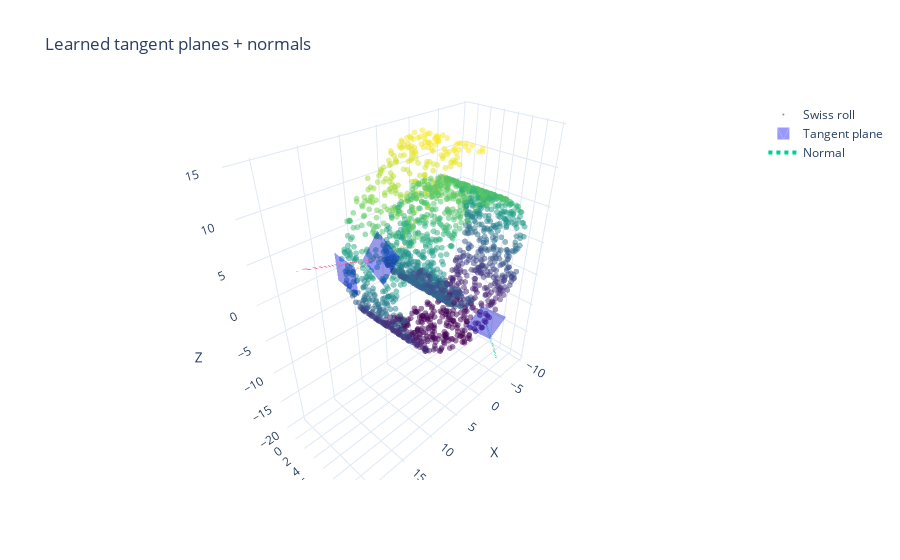

Source (notebook cell):
### Code cell
from src.generate_data import generate_dataset
from src.manifold_learning import estimate_tangent_normal_knn_pca
from src.make_plots import plot_swiss_with_local_frames_3d

# 1. Generate swiss roll in 3D
data = generate_dataset(
    name="swiss_roll",
    n_samples=2000,
    embed_dim=3,
    noise_sigma=0.0,
    random_state=0,
)

X = data["X"]  # (N, 3)

# 2. Estimate local tangent/normal frames via KNN + PCA
frames = estimate_tangent_normal_knn_pca(
    X,
    intrinsic_dim=2,   # swiss roll is 2D
    n_neighbors=32,
    include_self=True,
)

# 3. Plot swiss roll with tangent planes and normals
fig = plot_swiss_with_local_frames_3d(
    frames,
    every_n=700,           # draw a frame every 50 points
    plane_scale=2,
    normal_scale=10,
    title="Learned tangent planes + normals",
)
fig.show()

# Metrics for the plane the itself... 
# How accurate is the KNN plane (compare vs true tangent plane)?

### Figure 1 — Plotly figure (JSON) as saved in the notebook; plotly's stock layout.template omitted (floating-point values rounded to 4 significant figures; data arrays with more than 128 entries replaced by an {"elided": "..."} marker saying what was removed)
{"data": [{"marker": {"color": {"elided": "2000 float values"}, "colorscale": [[0, "#440154"], [0.1111, "#482878"], [0.2222, "#3e4989"], [0.3333, "#31688e"], [0.4444, "#26828e"], [0.5556, "#1f9e89"], [0.6667, "#35b779"], [0.7778, "#6ece58"], [0.8889, "#b5de2b"], [1, "#fde725"]], "opacity": 0.5, "size": 2}, "mode": "markers", "name": "Swiss roll", "type": "scatter3d", "x": {"elided": "2000 float values"}, "y": {"elided": "2000 float values"}, "z": {"elided": "2000 float values"}}, {"color": "blue", "i": [0, 1], "j": [1, 2], "k": [2, 3], "name": "Tangent plane", "opacity": 0.4, "showlegend": true, "type": "mesh3d", "x": [-1.206, -1.02, -4.902, -4.716], "y": [11.89, 7.895, 11.65, 7.659], "z": [-10.97, -11.14, -9.459, -9.627]}, {"line": {"dash": "dot", "width": 4}, "mode": "lines", "name": "Normal", "showlegend": true, "type": "scatter3d", "x": [-2.961, -6.755], "y": [9.773, 9.985], "z": [-10.3, -19.55]}, {"color": "blue", "i": [0, 1], "j": [1, 2], "k": [2, 3], "opacity": 0.4, "showlegend": false, "type": "mesh3d", "x": [12.8, 12.59, 12.6, 12.39], "y": [2.739, -1.253, 2.601, -1.391], "z": [2.38, 2.529, -1.612, -1.463]}, {"line": {"dash": "dot", "width": 4}, "mode": "lines", "showlegend": false, "type": "scatter3d", "x": [12.59, 2.621], "y": [0.6738, 1.214], "z": [0.4587, 0.9465]}, {"color": "blue", "i": [0, 1], "j": [1, 2], "k": [2, 3], "opacity": 0.4, "showlegend": false, "type": "mesh3d", "x": [12.8, 11.73, 12.38, 11.31], "y": [7.357, 8.789, 3.622, 5.053], "z": [2.223, 5.802, 3.593, 7.172]}, {"line": {"dash": "dot", "width": 4}, "mode": "lines", "showlegend": false, "type": "scatter3d", "x": [12.06, 21.64], "y": [6.205, 6.195], "z": [4.698, 7.564]}], "layout": {"scene": {"xaxis": {"title": {"text": "X"}}, "yaxis": {"title": {"text": "Y"}}, "zaxis": {"title": {"text": "Z"}}}, "title": {"text": "Learned tangent planes + normals"}}}
